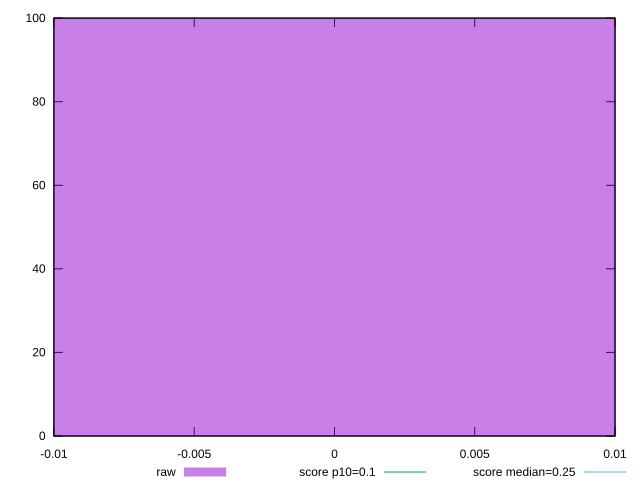

The script that saved this image:
reset
set terminal svg size 640, 490 enhanced background rgb 'white'
set output "reprap/cumulative-layout-shift/samples/pages+cached+noexternal+nojs/raw/histogram.svg"

$raw <<EOF
0 100
EOF

set key outside below
set boxwidth 0.1
set yrange [0:100]
set style fill transparent solid 0.5 noborder

plot \
  $raw title "raw" with boxes, \


reset
